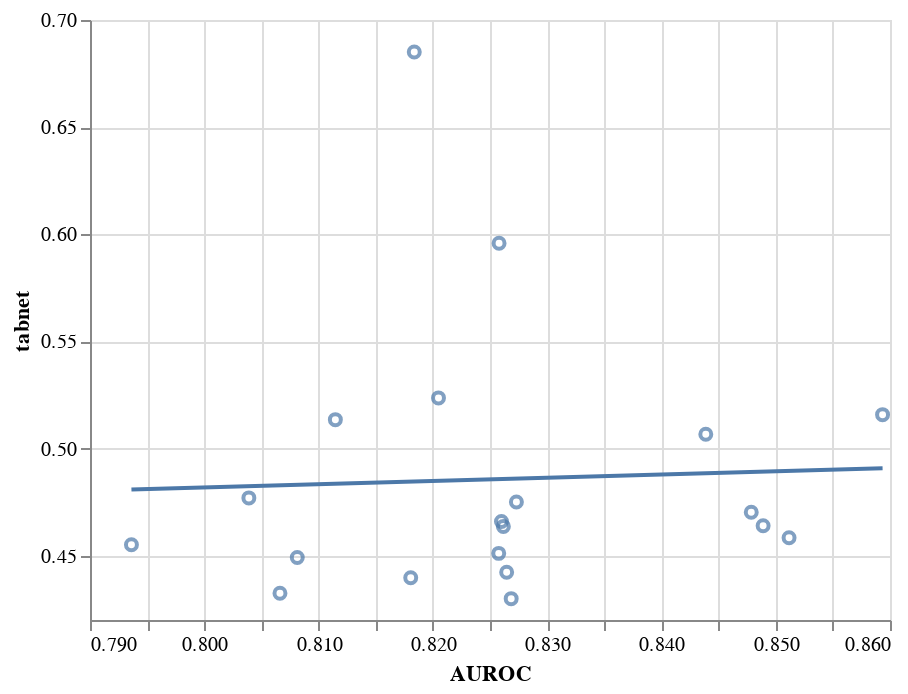

Notebook cell for this chart:
### Code cell
x = "AUROC"
y = "tabnet"

chart = alt.Chart(metrics).mark_point().encode(
    x=alt.X(x, scale=alt.Scale(zero=False)),
    y=alt.Y(y, scale=alt.Scale(zero=False))
)

chart = chart + chart.transform_regression(x, y).mark_line()
#chart.show()
chart

### Figure 1 — Vega-Lite specification as saved in the notebook (floating-point values rounded to 4 significant figures)
{"config": {"view": {"continuousWidth": 400, "continuousHeight": 300}}, "layer": [{"mark": "point", "encoding": {"x": {"type": "quantitative", "field": "AUROC", "scale": {"zero": false}}, "y": {"type": "quantitative", "field": "tabnet", "scale": {"zero": false}}}}, {"mark": "line", "encoding": {"x": {"type": "quantitative", "field": "AUROC", "scale": {"zero": false}}, "y": {"type": "quantitative", "field": "tabnet", "scale": {"zero": false}}}, "transform": [{"on": "AUROC", "regression": "tabnet"}]}], "data": {"name": "data-5b9afe04026da50a61299f4ebe7b5af7"}, "$schema": "https://vega.github.io/schema/vega-lite/v4.8.1.json", "datasets": {"data-5b9afe04026da50a61299f4ebe7b5af7": [{"tabnet": 0.4325, "sparsity_mask": 0.996, "input_x_gradient": 0.6613, "saliency": 0.5578, "AUROC": 0.8066, "loss": 0.5934, "noise_tunnel_ig": 0.5178, "saliency-absolute": 0.4305, "integrated_gradients": 0.5472, "occlusion": 0.6614, "shapley_value_sampling": 0.6243}, {"tabnet": 0.4639, "sparsity_mask": 0.9967, "input_x_gradient": 0.6321, "saliency": 0.5436, "AUROC": 0.8489, "loss": 0.5088, "noise_tunnel_ig": 0.5129, "saliency-absolute": 0.4464, "integrated_gradients": 0.6547, "occlusion": 0.631, "shapley_value_sampling": 0.6738}, {"tabnet": 0.4551, "sparsity_mask": 0.9965, "input_x_gradient": 0.6038, "saliency": 0.5438, "AUROC": 0.7936, "loss": 0.5665, "noise_tunnel_ig": 0.5153, "saliency-absolute": 0.4715, "integrated_gradients": 0.6719, "occlusion": 0.5889, "shapley_value_sampling": 0.6538}, {"tabnet": 0.5959, "sparsity_mask": 0.9968, "input_x_gradient": 0.6169, "saliency": 0.5353, "AUROC": 0.8258, "loss": 0.5376, "noise_tunnel_ig": 0.5068, "saliency-absolute": 0.513, "integrated_gradients": 0.4655, "occlusion": 0.6126, "shapley_value_sampling": 0.6371}, {"tabnet": 0.5135, "sparsity_mask": 0.9961, "input_x_gradient": 0.5989, "saliency": 0.5155, "AUROC": 0.8115, "loss": 0.5417, "noise_tunnel_ig": 0.5354, "saliency-absolute": 0.5028, "integrated_gradients": 0.7075, "occlusion": 0.5843, "shapley_value_sampling": 0.685}, {"tabnet": 0.5236, "sparsity_mask": 0.9964, "input_x_gradient": 0.6018, "saliency": 0.5335, "AUROC": 0.8205, "loss": 0.5294, "noise_tunnel_ig": 0.5106, "saliency-absolute": 0.4555, "integrated_gradients": 0.5764, "occlusion": 0.6033, "shapley_value_sampling": 0.6197}, {"tabnet": 0.6851, "sparsity_mask": 0.9961, "input_x_gradient": 0.6834, "saliency": 0.5692, "AUROC": 0.8184, "loss": 0.5306, "noise_tunnel_ig": 0.5286, "saliency-absolute": 0.4985, "integrated_gradients": 0.6916, "occlusion": 0.6715, "shapley_value_sampling": 0.6854}, {"tabnet": 0.4423, "sparsity_mask": 0.9964, "input_x_gradient": 0.6152, "saliency": 0.5408, "AUROC": 0.8265, "loss": 0.5275, "noise_tunnel_ig": 0.5677, "saliency-absolute": 0.4556, "integrated_gradients": 0.6845, "occlusion": 0.6165, "shapley_value_sampling": 0.706}, {"tabnet": 0.4397, "sparsity_mask": 0.9965, "input_x_gradient": 0.5889, "saliency": 0.5245, "AUROC": 0.8181, "loss": 0.5511, "noise_tunnel_ig": 0.5084, "saliency-absolute": 0.4628, "integrated_gradients": 0.597, "occlusion": 0.6069, "shapley_value_sampling": 0.5788}, {"tabnet": 0.4637, "sparsity_mask": 0.9969, "input_x_gradient": 0.5858, "saliency": 0.4939, "AUROC": 0.8262, "loss": 0.5215, "noise_tunnel_ig": 0.5205, "saliency-absolute": 0.4586, "integrated_gradients": 0.6338, "occlusion": 0.6134, "shapley_value_sampling": 0.6908}, {"tabnet": 0.477, "sparsity_mask": 0.9968, "input_x_gradient": 0.6018, "saliency": 0.5275, "AUROC": 0.8039, "loss": 0.5465, "noise_tunnel_ig": 0.5307, "saliency-absolute": 0.4649, "integrated_gradients": 0.5821, "occlusion": 0.5927, "shapley_value_sampling": 0.6272}, {"tabnet": 0.4702, "sparsity_mask": 0.996, "input_x_gradient": 0.5989, "saliency": 0.5091, "AUROC": 0.8479, "loss": 0.4963, "noise_tunnel_ig": 0.505, "saliency-absolute": 0.4575, "integrated_gradients": 0.7127, "occlusion": 0.6111, "shapley_value_sampling": 0.7126}, {"tabnet": 0.43, "sparsity_mask": 0.996, "input_x_gradient": 0.6495, "saliency": 0.5485, "AUROC": 0.8269, "loss": 0.5203, "noise_tunnel_ig": 0.5096, "saliency-absolute": 0.4537, "integrated_gradients": 0.7212, "occlusion": 0.6519, "shapley_value_sampling": 0.7276}, {"tabnet": 0.4492, "sparsity_mask": 0.9971, "input_x_gradient": 0.5505, "saliency": 0.5159, "AUROC": 0.8081, "loss": 0.5484, "noise_tunnel_ig": 0.5109, "saliency-absolute": 0.4423, "integrated_gradients": 0.6395, "occlusion": 0.5986, "shapley_value_sampling": 0.6528}, {"tabnet": 0.4511, "sparsity_mask": 0.9961, "input_x_gradient": 0.6257, "saliency": 0.549, "AUROC": 0.8258, "loss": 0.5166, "noise_tunnel_ig": 0.5186, "saliency-absolute": 0.4642, "integrated_gradients": 0.6565, "occlusion": 0.6304, "shapley_value_sampling": 0.6497}, {"tabnet": 0.4584, "sparsity_mask": 0.9957, "input_x_gradient": 0.6677, "saliency": 0.5244, "AUROC": 0.8512, "loss": 0.5071, "noise_tunnel_ig": 0.5337, "saliency-absolute": 0.4595, "integrated_gradients": 0.7216, "occlusion": 0.659, "shapley_value_sampling": 0.7237}, {"tabnet": 0.5066, "sparsity_mask": 0.9964, "input_x_gradient": 0.5451, "saliency": 0.5073, "AUROC": 0.8439, "loss": 0.4959, "noise_tunnel_ig": 0.5427, "saliency-absolute": 0.4877, "integrated_gradients": 0.6384, "occlusion": 0.4807, "shapley_value_sampling": 0.4516}, {"tabnet": 0.4751, "sparsity_mask": 0.9962, "input_x_gradient": 0.5231, "saliency": 0.503, "AUROC": 0.8273, "loss": 0.5177, "noise_tunnel_ig": 0.4958, "saliency-absolute": 0.4473, "integrated_gradients": 0.5251, "occlusion": 0.5228, "shapley_value_sampling": 0.5097}, {"tabnet": 0.466, "sparsity_mask": 0.9966, "input_x_gradient": 0.6151, "saliency": 0.5554, "AUROC": 0.826, "loss": 0.5744, "noise_tunnel_ig": 0.4886, "saliency-absolute": 0.4702, "integrated_gradients": 0.6443, "occlusion": 0.6095, "shapley_value_sampling": 0.6802}, {"tabnet": 0.5158, "sparsity_mask": 0.9964, "input_x_gradient": 0.6551, "saliency": 0.588, "AUROC": 0.8593, "loss": 0.5013, "noise_tunnel_ig": 0.5508, "saliency-absolute": 0.526, "integrated_gradients": 0.6766, "occlusion": 0.6567, "shapley_value_sampling": 0.6985}]}}
